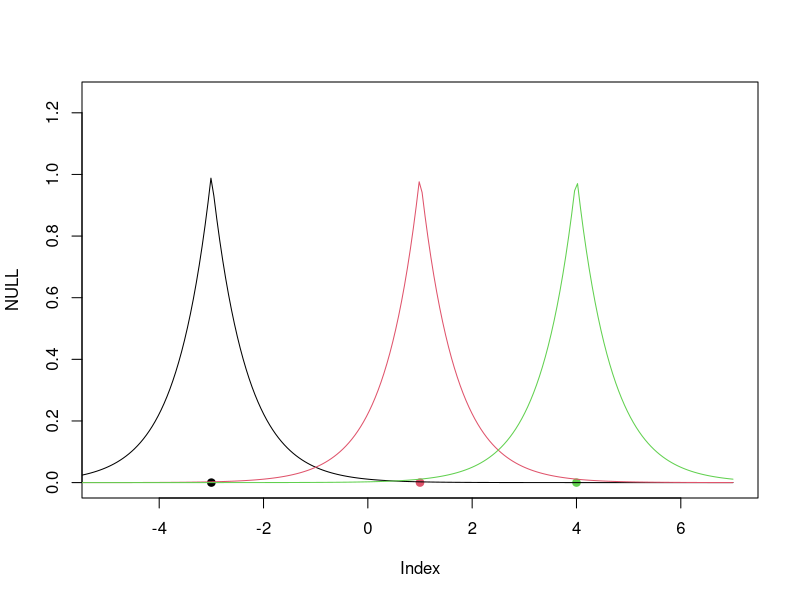

Source code (R):
rbf.gauss <- function(gamma=1.0) {

  function(x) {
    exp(-gamma * norm(as.matrix(x),"F") )
  }
}

D <- matrix(c(-3,1,4), ncol=1) # 3 datapoints
N <- length(D[,1])

xlim  <- c(-5,7)
plot(NULL,xlim=xlim,ylim=c(0,1.25),type="n")
points(D,rep(0,length(D)),col=1:N,pch=19)
x.coord = seq(-7,7,length=250)
gamma <- 1.5
for (i in 1:N) {
  points(x.coord, lapply(x.coord - D[i,], rbf.gauss(gamma)), type="l", col=i)
}

# returns a rbf model given the:
# * observations x1, xN of dataset D
# * output value for each observation
# * number of centers
# * gamma value

rbf <- function(X, Y, K=10, gamma=1.0) {
  N     <- dim(X)[1] # number of observations
  ncols <- dim(X)[2] # number of variables

  repeat {
    km <- kmeans(X, K)  # let's cluster K centers out of the dataset
    if (min(km$size)>0) # only accept if there are no empty clusters
      break
  }

  mus <- km$centers # the clusters points

  Phi <- matrix(rep(NA,(K+1)*N), ncol=K+1)
  for (lin in 1:N) {
    Phi[lin,1] <- 1    # bias column
    for (col in 1:K) {
      Phi[lin,col+1] <- exp( -gamma * norm(as.matrix(X[lin,]-mus[col,]),"F")^2 )
    }
  }

  w <- pseudoinverse(t(Phi) %*% Phi) %*% t(Phi) %*% Y  # find RBF weights

  list(weights=w, centers=mus, gamma=gamma)  # return the rbf model
}

# An implementation for the prediction function

rbf.predict <- function(model, X, classification=FALSE) {

  gamma   <- model$gamma
  centers <- model$centers
  w       <- model$weights
  N       <- dim(X)[1]    # number of observations

  pred <- rep(w[1],N)  # we need to init to a value, so let's start with the bias

  for (j in 1:N) {  
    # find prediction for point xj
    for (k in 1:length(centers[,1])) {
      # the weight for center[k] is given by w[k+1] (because w[1] is the bias)
      pred[j] <- pred[j] + w[k+1] * exp( -gamma * norm(as.matrix(X[j,]-centers[k,]),"F")^2 )
    }
  }

  if (classification) {
    pred <- unlist(lapply(pred, sign))
  }
  pred
}


